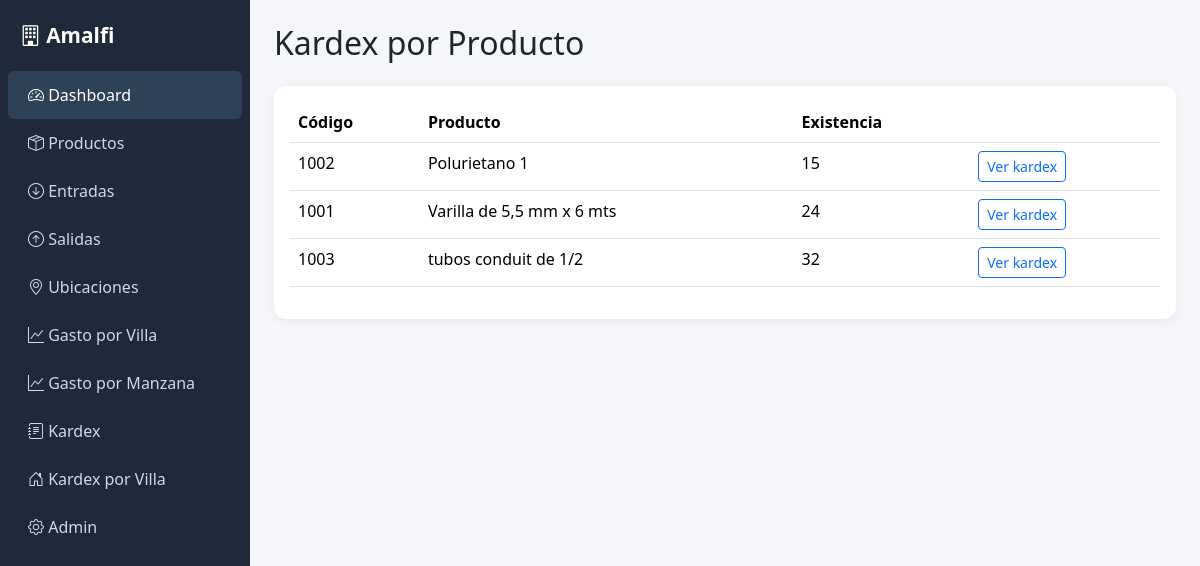
Screenshot of /reportes/kardex/ (signed in) with the database file from the repository.
### catalogo/models.py (models this page shows, shortened)
class Producto(models.Model):
    UNIDAD_CHOICES = [
        ('Unidad', 'Unidad'),
        ('Saco', 'Saco'),
        ('m3', 'Metro cúbico'),
        ('m2', 'Metro cuadrado'),
        ('m', 'Metro'),
        ('kg', 'Kilogramo'),
    ]
    codigo = models.CharField(max_length=20, unique=True)
    descripcion = models.CharField(max_length=255)
    unidad = models.CharField(max_length=20, choices=UNIDAD_CHOICES, default='Unidad')
    categoria = models.ForeignKey(Categoria, on_delete=models.PROTECT, related_name='productos')
    precio_compra = models.DecimalField(max_digits=10, decimal_places=2)
    precio_venta = models.DecimalField(max_digits=10, decimal_places=2, null=True, blank=True)
    @property
    def existencia(self):
        total_entradas = sum(e.cantidad for e in self.entradas.all())
        total_salidas = sum(s.cantidad for s in self.salidas.all())
        return total_entradas - total_salidas

### movimientos/models.py (models this page shows, shortened)
class Entrada(models.Model):
    fecha = models.DateField()
    no_comprobante = models.CharField(max_length=50, blank=True, null=True)
    producto = models.ForeignKey(Producto, on_delete=models.PROTECT, related_name='entradas')
    cantidad = models.PositiveIntegerField()
    precio_compra = models.DecimalField(max_digits=10, decimal_places=2)
    usuario = models.ForeignKey(User, on_delete=models.SET_NULL, null=True, blank=True)
    class Meta:
        ordering = ['-fecha']

class Salida(models.Model):
    fecha = models.DateField()
    no_comprobante = models.CharField(max_length=50, blank=True, null=True)
    producto = models.ForeignKey(Producto, on_delete=models.PROTECT, related_name='salidas')
    cantidad = models.PositiveIntegerField()
    villa = models.ForeignKey(Villa, on_delete=models.PROTECT, related_name='salidas')
    precio = models.DecimalField(max_digits=10, decimal_places=2)
    usuario = models.ForeignKey(User, on_delete=models.SET_NULL, null=True, blank=True)
    class Meta:
        ordering = ['-fecha']

### reportes/views.py (the view)
# urls.py: path('reportes/kardex/', views.lista_kardex, name='lista_kardex'),
@login_required
def lista_kardex(request):
    productos = Producto.objects.all().order_by('descripcion')
    return render(request, 'reportes/lista_kardex.html', {'productos': productos})

### templates/reportes/lista_kardex.html (shortened to what this page needs)
{% extends 'base.html' %}
{% block content %}
<h2 class="mb-4">Kardex por Producto</h2>
<div class="card card-stat p-3">
    <table class="table table-hover">
        <thead><tr><th>Código</th><th>Producto</th><th>Existencia</th><th></th></tr></thead>
        <tbody>
        {% for p in productos %}
            <tr>
                <td>{{ p.codigo }}</td>
                <td>{{ p.descripcion }}</td>
                <td>{{ p.existencia }}</td>
                <td><a href="{% url 'reportes:kardex_producto' p.id %}" class="btn btn-sm btn-outline-primary">Ver kardex</a></td>
            </tr>
        {% endfor %}
        </tbody>
    </table>
</div>
{% endblock %}

### templates/base.html (style rules this page uses)
body { background-color: #f4f6f9; }
.card-stat { border: none; border-radius: 12px; box-shadow: 0 2px 10px rgba(0,0,0,0.06); }

### rows the page displays
Producto: codigo "1002", descripcion "Polurietano 1", existencia "15"
Producto: codigo "1001", descripcion "Varilla de 5,5 mm x 6 mts", existencia "24"
Producto: codigo "1003", descripcion "tubos conduit de 1/2", existencia "32"
